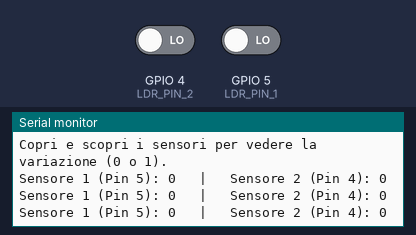
Bench run of a sketch on a simulated ESP32. On the bench: the last lines printed to the serial monitor. The test bench sets the inputs (shaded band); at power-on: GPIO 4 (LDR_PIN_2) LOW, GPIO 5 (LDR_PIN_1) LOW.

Above: at 2.2 s.
2.3 s: GPIO 4 (LDR_PIN_2) driven HIGH
At 2.9 s:
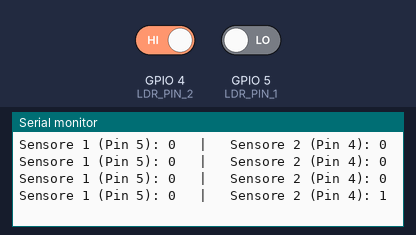
3.8 s: GPIO 5 (LDR_PIN_1) driven HIGH
At 4.4 s:
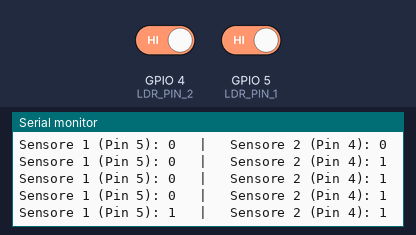
5.3 s: GPIO 4 (LDR_PIN_2) driven LOW
At 5.9 s:
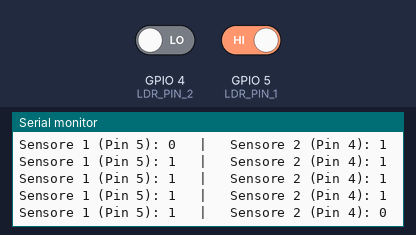

The sketch:

esp32_ldr_test.ino
```cpp
// ==========================================
// TEST ESP32 LDR (Sensori di luce - DIGITALI)
// ==========================================

// Pin digitali a cui sono collegati i sensori LDR
const int LDR_PIN_1 = 5;
const int LDR_PIN_2 = 4;

void setup() {
  Serial.begin(115200);
  delay(1000);

  Serial.println("=========================================");
  Serial.println("   TEST SENSORI LDR (DIGITALI) - AVVIO   ");
  Serial.println("=========================================");
  Serial.println("Usa il Monitor Seriale (baud: 115200) per leggere i valori.");
  Serial.println("Copri e scopri i sensori per vedere la variazione (0 o 1).\n");

  // Imposta i pin come INPUT
  pinMode(LDR_PIN_1, INPUT);
  pinMode(LDR_PIN_2, INPUT);
}

void loop() {
  // Legge lo stato digitale dei pin (HIGH/LOW ovvero 1/0)
  int statoLDR1 = digitalRead(LDR_PIN_1);
  int statoLDR2 = digitalRead(LDR_PIN_2);

  // Stampa i valori sul Monitor Seriale
  Serial.print("Sensore 1 (Pin ");
  Serial.print(LDR_PIN_1);
  Serial.print("): ");
  Serial.print(statoLDR1);

  Serial.print("   |   Sensore 2 (Pin ");
  Serial.print(LDR_PIN_2);
  Serial.print("): ");
  Serial.println(statoLDR2);

  // Pausa di 500ms per non intasare il monitor seriale
  delay(500);
}
```

Measured:
- after the input at 2.3 s, the serial monitor: prints a new line after 0.22 s (image 1)
- after the input at 3.8 s, the serial monitor: prints a new line after 0.22 s (image 2)
- after the input at 5.3 s, the serial monitor: prints a new line after 0.22 s (image 3)
